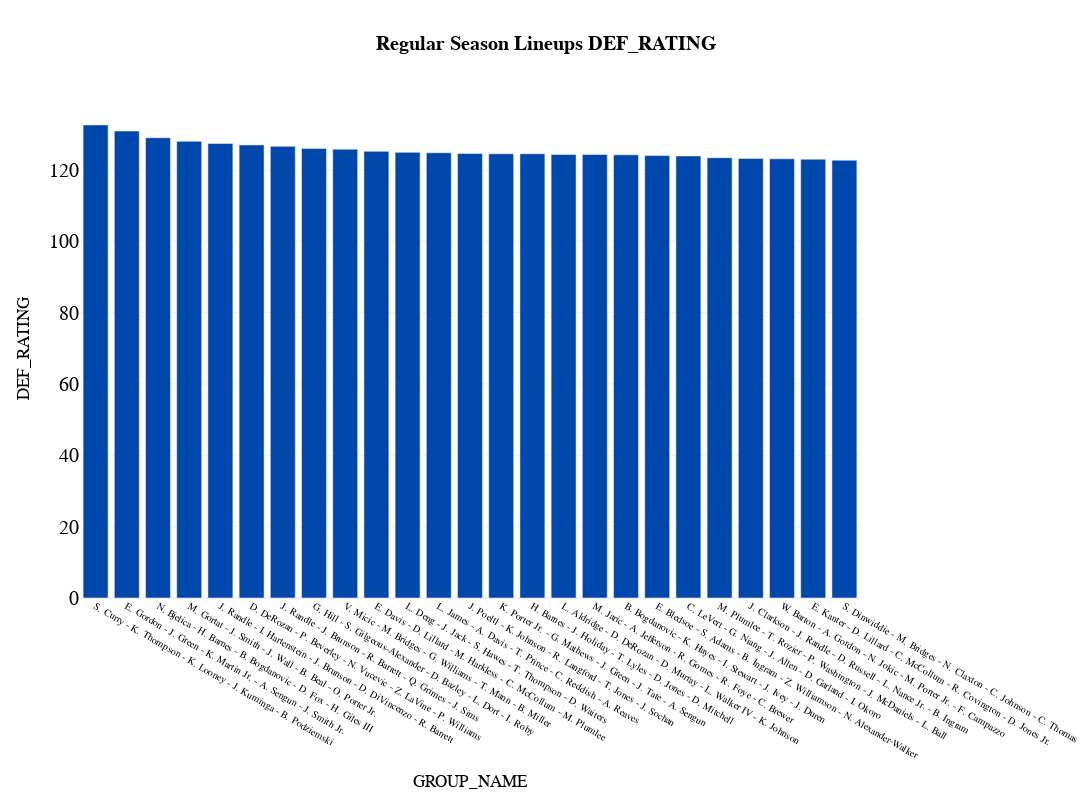

Notebook code for this chart:
### Code cell
fig_bar_adv = px.bar(
    df_bq2_adv[df_bq2_adv["MIN"]>100].sort_values(by=sort_category, ascending=False).head(25),
  x='GROUP_NAME', 
  y=sort_category,
#   color='TEAM_ABBREVIATION',
  color_discrete_map=team_color_dict,     
  title="<b>{} Advanced Totals Lineups {}</b>".format(types,sort_category),
  template="plotly_white",
  hover_data=['GROUP NAME', 'TEAM ABBREVIATION', 'Season',
       'GP', 'W', 'L', 'W PCT', 'MIN', 'E OFF RATING', 'OFF RATING',
       'E DEF RATING', 'DEF RATING', 'E NET RATING', 'NET RATING', 'AST PCT',
       'AST TO', 'AST RATIO', 'OREB PCT', 'DREB PCT', 'REB PCT', 'TM TOV PCT',
       'EFG PCT', 'TS PCT', 'E PACE', 'PACE', 'PACE PER40', 'POSS', 'PIE'],
  height=800, 
  width=1200,
  )

fig_bar_adv.update_layout(
    title_x=0.5,
    hoverlabel=dict(
        bgcolor="white",
        font_size=16,
        font_family="PT Sans Narrow"
    ),
    yaxis = dict(tickfont = dict(size=20)),
    xaxis = dict(tickfont = dict(size=10)),
    font=dict(
        family="PT Sans Narrow",
        size=14,
        color="Black"
    ),
    title_font_family="PT Sans Narrow"
)
fig_bar_adv.update_traces(marker_color='#0047ab')
fig_bar_adv

### Figure 1 — Plotly figure (JSON) as saved in the notebook; plotly's stock layout.template omitted (floating-point values rounded to 4 significant figures; data arrays with more than 128 entries replaced by an {"elided": "..."} marker saying what was removed)
{"data": [{"alignmentgroup": "True", "customdata": {"elided": "25x26 mixed values"}, "hovertemplate": "GROUP_NAME=%{x}<br>DEF_RATING=%{y}<br>Season=%{customdata[0]}<br>TEAM_ABBREVIATION=%{customdata[1]}<br>GP=%{customdata[2]}<br>W=%{customdata[3]}<br>L=%{customdata[4]}<br>W_PCT=%{customdata[5]}<br>MIN=%{customdata[6]}<br>E_OFF_RATING=%{customdata[7]}<br>OFF_RATING=%{customdata[8]}<br>E_DEF_RATING=%{customdata[9]}<br>E_NET_RATING=%{customdata[10]}<br>NET_RATING=%{customdata[11]}<br>AST_PCT=%{customdata[12]}<br>AST_TO=%{customdata[13]}<br>AST_RATIO=%{customdata[14]}<br>OREB_PCT=%{customdata[15]}<br>DREB_PCT=%{customdata[16]}<br>REB_PCT=%{customdata[17]}<br>TM_TOV_PCT=%{customdata[18]}<br>EFG_PCT=%{customdata[19]}<br>TS_PCT=%{customdata[20]}<br>E_PACE=%{customdata[21]}<br>PACE=%{customdata[22]}<br>PACE_PER40=%{customdata[23]}<br>POSS=%{customdata[24]}<br>PIE=%{customdata[25]}<extra></extra>", "legendgroup": "", "marker": {"color": "#0047ab", "pattern": {"shape": ""}}, "name": "", "offsetgroup": "", "orientation": "v", "showlegend": false, "textposition": "auto", "type": "bar", "x": ["S. Curry - K. Thompson - K. Looney - J. Kuminga - B. Podziemski", "E. Gordon - J. Green - K. Martin Jr. - A. Sengun - J. Smith Jr.", "N. Bjelica - H. Barnes - B. Bogdanovic - D. Fox - H. Giles III", "M. Gortat - J. Smith - J. Wall - B. Beal - O. Porter Jr.", "J. Randle - I. Hartenstein - J. Brunson - D. DiVincenzo - R. Barrett", "D. DeRozan - P. Beverley - N. Vucevic - Z. LaVine - P. Williams", "J. Randle - J. Brunson - R. Barrett - Q. Grimes - J. Sims", "G. Hill - S. Gilgeous-Alexander - D. Bazley - L. Dort - I. Roby", "V. Micic - M. Bridges - G. Williams - T. Mann - B. Miller", "E. Davis - D. Lillard - M. Harkless - C. McCollum - M. Plumlee", "L. Deng - J. Jack - S. Hawes - T. Thompson - D. Waiters", "L. James - A. Davis - T. Prince - C. Reddish - A. Reaves", "J. Poeltl - K. Johnson - R. Langford - T. Jones - J. Sochan", "K. Porter Jr. - G. Mathews - J. Green - J. Tate - A. Sengun", "H. Barnes - J. Holiday - T. Lyles - D. Jones - D. Mitchell", "L. Aldridge - D. DeRozan - D. Murray - L. Walker IV - K. Johnson", "M. Jaric - A. Jefferson - R. Gomes - R. Foye - C. Brewer", "B. Bogdanovic - K. Hayes - I. Stewart - J. Ivey - J. Duren", "E. Bledsoe - S. Adams - B. Ingram - Z. Williamson - N. Alexander-Walker", "C. LeVert - G. Niang - J. Allen - D. Garland - I. Okoro", "M. Plumlee - T. Rozier - P. Washington - J. McDaniels - L. Ball", "J. Clarkson - J. Randle - D. Russell - L. Nance Jr. - B. Ingram", "W. Barton - A. Gordon - N. Jokic - M. Porter Jr. - F. Campazzo", "E. Kanter - D. Lillard - C. McCollum - R. Covington - D. Jones Jr.", "S. Dinwiddie - M. Bridges - N. Claxton - C. Johnson - C. Thomas"], "xaxis": "x", "y": [132.6, 130.9, 129, 128, 127.4, 127, 126.6, 126, 125.8, 125.2, 124.9, 124.8, 124.6, 124.5, 124.5, 124.3, 124.3, 124.2, 124, 123.9, 123.4, 123.2, 123.1, 123, 122.7], "yaxis": "y"}], "layout": {"barmode": "relative", "font": {"color": "Black", "family": "PT Sans Narrow", "size": 14}, "height": 800, "hoverlabel": {"bgcolor": "white", "font": {"family": "PT Sans Narrow", "size": 16}}, "legend": {"tracegroupgap": 0}, "title": {"font": {"family": "PT Sans Narrow"}, "text": "<b>Regular Season Lineups DEF_RATING</b>", "x": 0.5}, "width": 1200, "xaxis": {"anchor": "y", "domain": [0, 1], "tickfont": {"size": 10}, "title": {"text": "GROUP_NAME"}}, "yaxis": {"anchor": "x", "domain": [0, 1], "tickfont": {"size": 20}, "title": {"text": "DEF_RATING"}}}}
